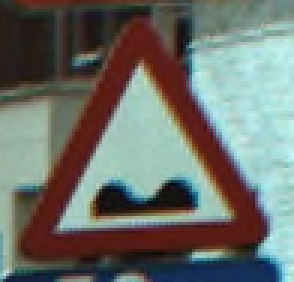
#> input picture data_science/datasets/belgian/Testing/00000/00017_00001.ppm, 98 x 94 px, given in place of the camera (shown 3 times larger)
$ python opencv_detec_color.py
#> lines starting #> are read from the running program, lines starting #| are printed output that depends on the picture; after the words box and inside, x2 and y2 are one past the last pixel; in counts of white or black regions, pixels touching at a corner belong together
import cv2
import numpy as np
import serial
import time

# Configura el puerto Serial (cambia por tu puerto)
arduino = serial.Serial('/dev/ttyACM0', 9600)
time.sleep(2)  # Espera que Arduino se inicialice

cap = cv2.VideoCapture(0)

if not cap.isOpened():
    print("No se puede abrir la cámara")
    exit()

while True:
    ret, frame = cap.read()
#> frame is the input picture: shape (94, 98, 3); mean B, G, R 106.8, 112.2, 107.8
    if not ret:
        break

    # Convertir a espacio HSV
    hsv = cv2.cvtColor(frame, cv2.COLOR_BGR2HSV)
#> hsv: shape (94, 98, 3); mean H, S, V 62.1, 92.5, 128.8

    # Rango de rojo (ajusta si es necesario)
    lower_red1 = np.array([0, 120, 70])
    upper_red1 = np.array([10, 255, 255])
    lower_red2 = np.array([170, 120, 70])
    upper_red2 = np.array([180, 255, 255])

    # Máscara
    mask1 = cv2.inRange(hsv, lower_red1, upper_red1)
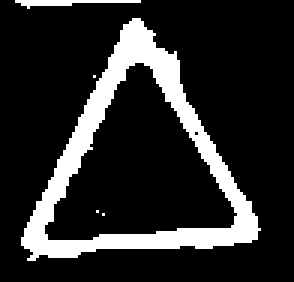
#> mask1: shape (94, 98) (shown 3 times larger); 16.4% white; 5 white regions (3 under 20 px), largest, box (x1, y1, x2, y2) and area: (7, 6, 87, 87) 1451, (5, 0, 47, 3) 60
    mask2 = cv2.inRange(hsv, lower_red2, upper_red2)
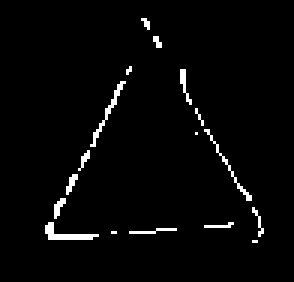
#> mask2: shape (94, 98) (shown 3 times larger); 2.6% white in thin lines or dots, all inside (x1, y1, x2, y2) = (15, 6, 88, 81)
    mask = mask1 + mask2
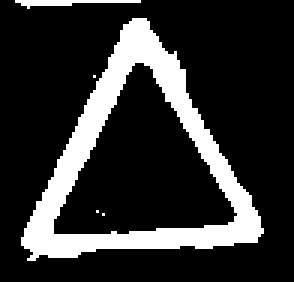
#> mask: shape (94, 98) (shown 3 times larger); 19% white; 5 white regions (3 under 20 px), largest, box (x1, y1, x2, y2) and area: (7, 6, 88, 87) 1689, (5, 0, 47, 3) 60

    # Ver si hay rojo suficiente
    if cv2.countNonZero(mask) > 500:  # ajusta el número según tu cámara
        arduino.write(b'1')  # Enciende LED
    else:
        arduino.write(b'0')  # Apaga LED

    cv2.imshow("Camara", frame)
    cv2.imshow("Rojo detectado", mask)

    if cv2.waitKey(1) & 0xFF == ord('q'):
#> (key q is pressed here)
        break

cap.release()
cv2.destroyAllWindows()
arduino.close()
